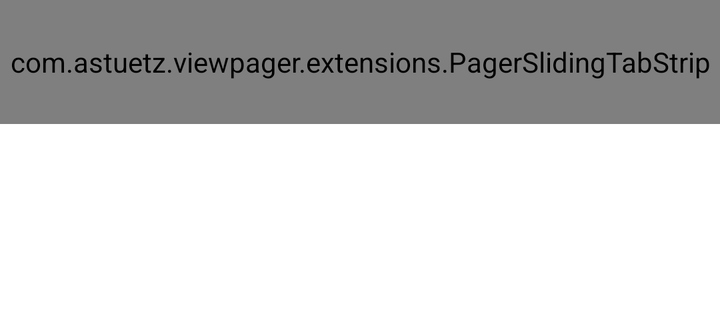
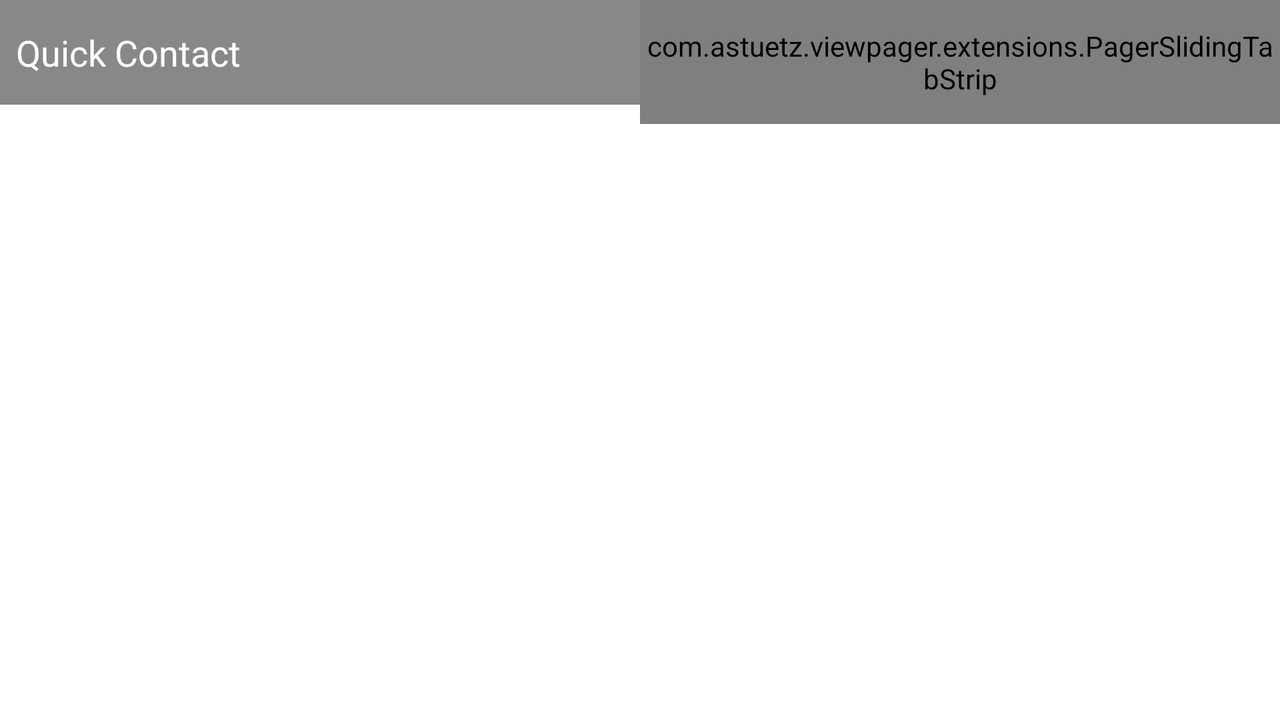

Compare how this app lays out the same screen by default and in its alternative resource folder. The renders come first, then the two layout files and the values they reference.
<!-- AndroidManifest.xml: application theme AppTheme -->
<!-- res/layout/fragment_quick_contact.xml -->
<?xml version="1.0" encoding="utf-8"?>
<RelativeLayout xmlns:android="http://schemas.android.com/apk/res/android"
    xmlns:app="http://schemas.android.com/apk/res-auto"
    xmlns:tools="http://schemas.android.com/tools"
    android:layout_width="match_parent"
    android:layout_height="wrap_content" >

   
  

    <com.astuetz.viewpager.extensions.PagerSlidingTabStrip
        android:id="@+id/tabs"
        android:layout_width="match_parent"
        android:layout_height="62dip"
        android:layout_below="@+id/image"
        android:background="@drawable/background_tabs_diagonal"
        app:dividerColor="#00000000"
        app:indicatorColor="#FF33B5E6"
        app:tabPaddingLeftRight="14dip"
        app:underlineColor="#FF33B5E6" />

    <android.support.v4.view.ViewPager
        android:id="@+id/pager"
        android:layout_width="match_parent"
        android:layout_height="96dip"
        android:layout_below="@+id/tabs" />

</RelativeLayout>
<!-- resources referenced by this layout -->
<resources>
  <style name="AppTheme" parent="AppBaseTheme">
          <item name="android:windowBackground">@color/background_window</item>
          <item name="android:actionBarStyle">@style/ActionBarStyle</item>
      </style>
  <style name="AppBaseTheme" parent="android:Theme.Light" />
  <style name="ActionBarStyle" parent="@android:style/Widget.Holo.Light.ActionBar.Solid.Inverse">
          <item name="android:icon">@drawable/ic_launcher_actionbar</item>
          <item name="android:background">#FF666666</item>
      </style>
  <!-- drawable ic_launcher_actionbar: png bitmap (drawable-hdpi, 4770 bytes) -->
</resources>
<!-- res/layout-land/fragment_quick_contact.xml (the repository's variant of the layout above) -->
<!-- drawn on the phone turned sideways -->
<?xml version="1.0" encoding="utf-8"?>
<RelativeLayout xmlns:android="http://schemas.android.com/apk/res/android"
    xmlns:app="http://schemas.android.com/apk/res-auto"
    xmlns:tools="http://schemas.android.com/tools"
    android:layout_width="match_parent"
    android:layout_height="wrap_content" >

   

    <TextView
        android:layout_width="wrap_content"
        android:layout_height="wrap_content"
        android:layout_alignBottom="@+id/image"
        android:layout_alignParentLeft="true"
        android:layout_toLeftOf="@+id/center"
        android:background="#77000000"
        android:paddingBottom="14dip"
        android:paddingLeft="8dip"
        android:paddingTop="14dip"
        android:text="Quick Contact"
        android:textColor="#FFFFFFFF"
        android:textSize="18sp" />

    <View
        android:id="@+id/center"
        android:layout_width="0dip"
        android:layout_height="match_parent"
        android:layout_centerHorizontal="true" />

    <com.astuetz.viewpager.extensions.PagerSlidingTabStrip
        android:id="@+id/tabs"
        android:layout_width="wrap_content"
        android:layout_height="62dip"
        android:layout_alignParentRight="true"
        android:layout_toRightOf="@+id/center"
        android:background="@drawable/background_tabs_diagonal"
        app:dividerColor="#00000000"
        app:indicatorColor="#FF33B5E6"
        app:tabPaddingLeftRight="14dip"
        app:underlineColor="#FF33B5E6" />

    <android.support.v4.view.ViewPager
        android:id="@+id/pager"
        android:layout_width="wrap_content"
        android:layout_height="wrap_content"
        android:layout_alignParentRight="true"
        android:layout_below="@+id/tabs"
        android:layout_toRightOf="@+id/center" />

</RelativeLayout>
